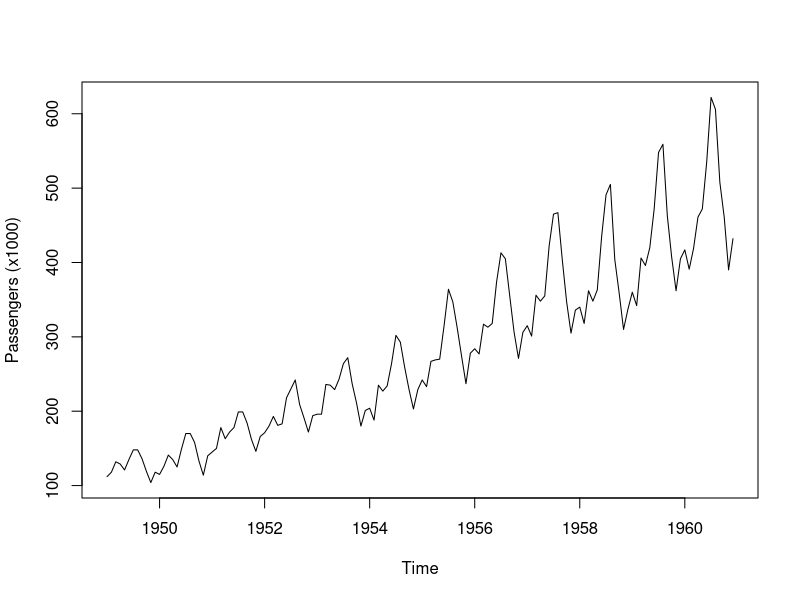
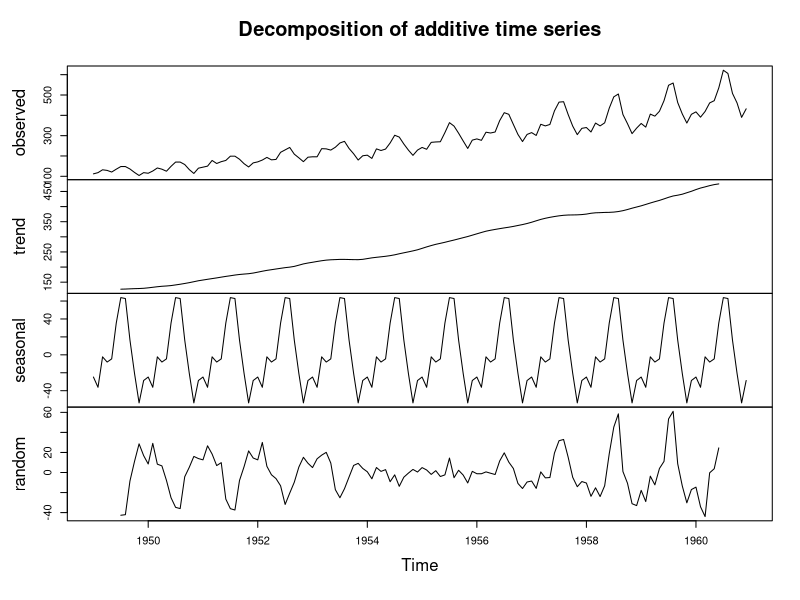
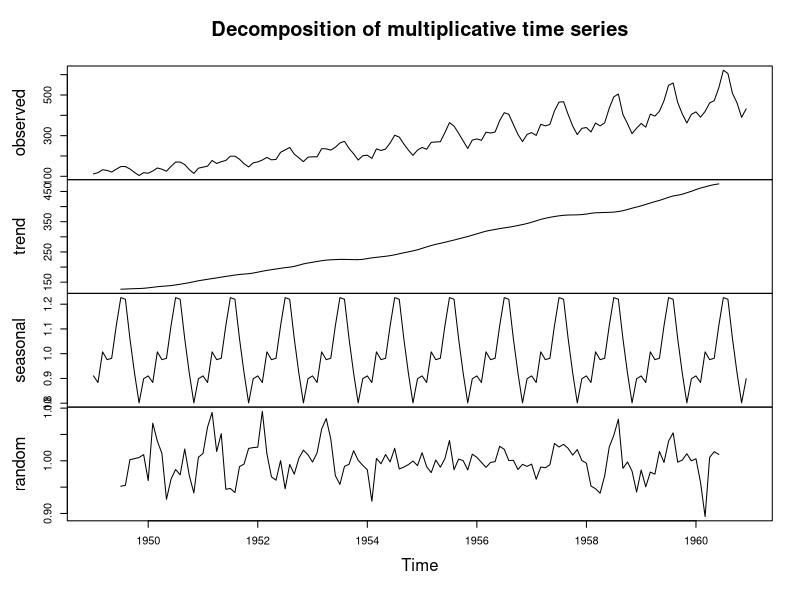
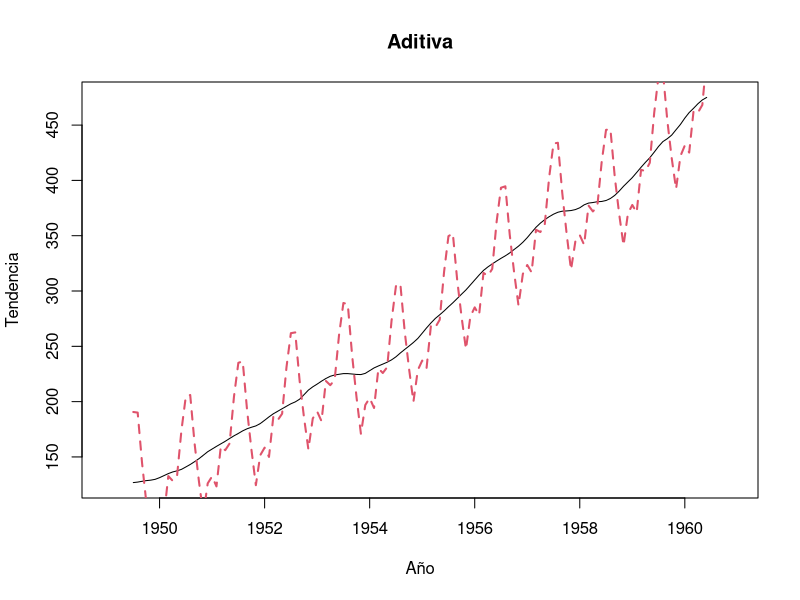
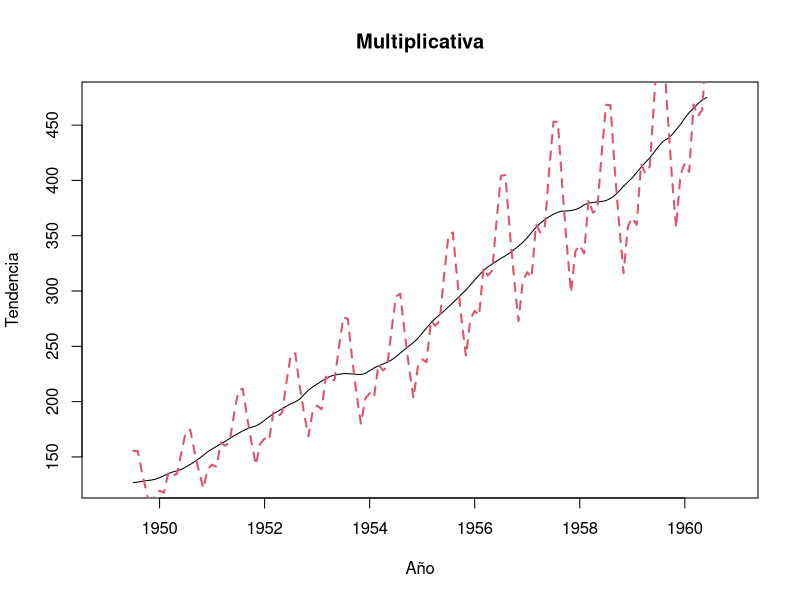

R code for these plots, in order:
#Comenzaremos con un ejemplo típico que viene en la libreria `forecast`, el cual contiene datos de 
# los pasajeros internacionales de una aerolínea (Pan Am), entre los años de 1946 - 1960. Los datos 
# se utilizaron para predecir la demanda futura y la posible adquisición de aeronaves.

#Iniciamos cargando la libreria y cargando los datos


library(forecast)
data(AirPassengers)
AP <- AirPassengers
AP

#Verificamos que los datos sean una serie de tiempo

class(AP)

#Ahora podemos conocer el inicio, fin y la frecuencia de los datos en la serie de tiempo y los estadísticos básicos

start(AP); end(AP); frequency(AP)
summary(AP)

#Graficando la serie de tiempo

plot(AP, ylab= "Passengers (x1000)") # 1.


# Realizamos la gráfica de la descomposición 

Adi <- decompose(AirPassengers, type = "additive")
Mul <- decompose(AirPassengers, type = "multiplicative")

plot(Adi) # 2.

plot(Mul)

plot(Adi$trend , main  = "Aditiva", ylab = "Tendencia", xlab = "Año") # 3.
lines(Adi$seasonal + Adi$trend, col = 2, lty = 2, lwd = 2 )

# Debemos elegir entre componente estacional aditiva o multiplicativa

plot(Mul$trend , main  = "Multiplicativa", ylab = "Tendencia", xlab = "Año") # 4.
lines(Mul$seasonal * Mul$trend, col = 2, lty = 2, lwd = 2 )
